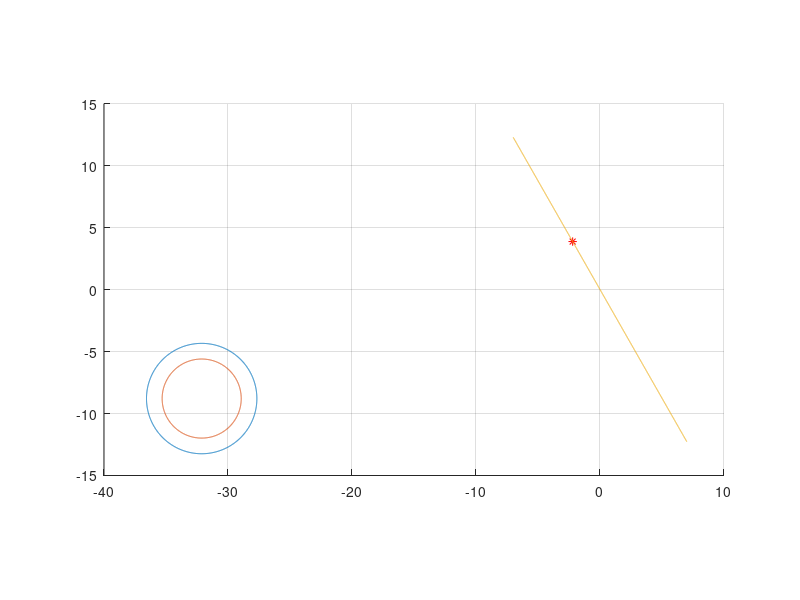

Source code (MATLAB): (Note: this script raises an error after producing the figure.)



close all

y1 = 4 * ( 2*rand - 1 ); 
x1 = 3 * ( 2*rand - 1 ); 
y1c = 24 *( 2*rand - 1 ); 
x1c = 33 *( 2*rand - 1 ); 

R1 = sqrt( y1^2 + x1^2 ); 
R2 = ( 0.1 * rand + 0.7 ) * R1; 

th = 0 : pi/1000 : 2*pi;

x2 = linspace( -7, 7, length( th ));

sinth = y1 / R1;

xunit = R1 * cos(th) + x1c;
yunit = R1 * sin(th) + y1c;

figure;
grid on

hold on
h = plot(xunit, yunit);
hold off

xunit = R2 * cos(th) + x1c;
yunit = R2 * sin(th) + y1c;

hold on
h = plot(xunit, yunit);
hold off

hold on
plot(x1,y1,'r*')
hold off

hold on
plot(x2,y1/x1 * x2)
hold off
daspect([1 1 1])

y2 = y1 * R2 / R1
x2 = x1 * R2 / R1






tmp0 = expt.spos.rs( expt.spos.indxsubset, : );

R1 = sqrt(( spos_rs( :, 1 ) - tmp0( :, 1 )).^2 + ( spos_rs( :, 2 ) - tmp0( :, 2 )).^2 );
R1 = sqrt(( spos_rs( :, 1 ) - tmp0( :, 1 )).^2 + ( spos_rs( :, 2 ) - tmp0( :, 2 )).^2 );
R2 = 12;
Ireset = ( R2 < R1);

spos_rs( Ireset, 1 ) = tmp0( Ireset, : );

y2 = y1 * R2 / R1
x2 = x1 * R2 / R1
